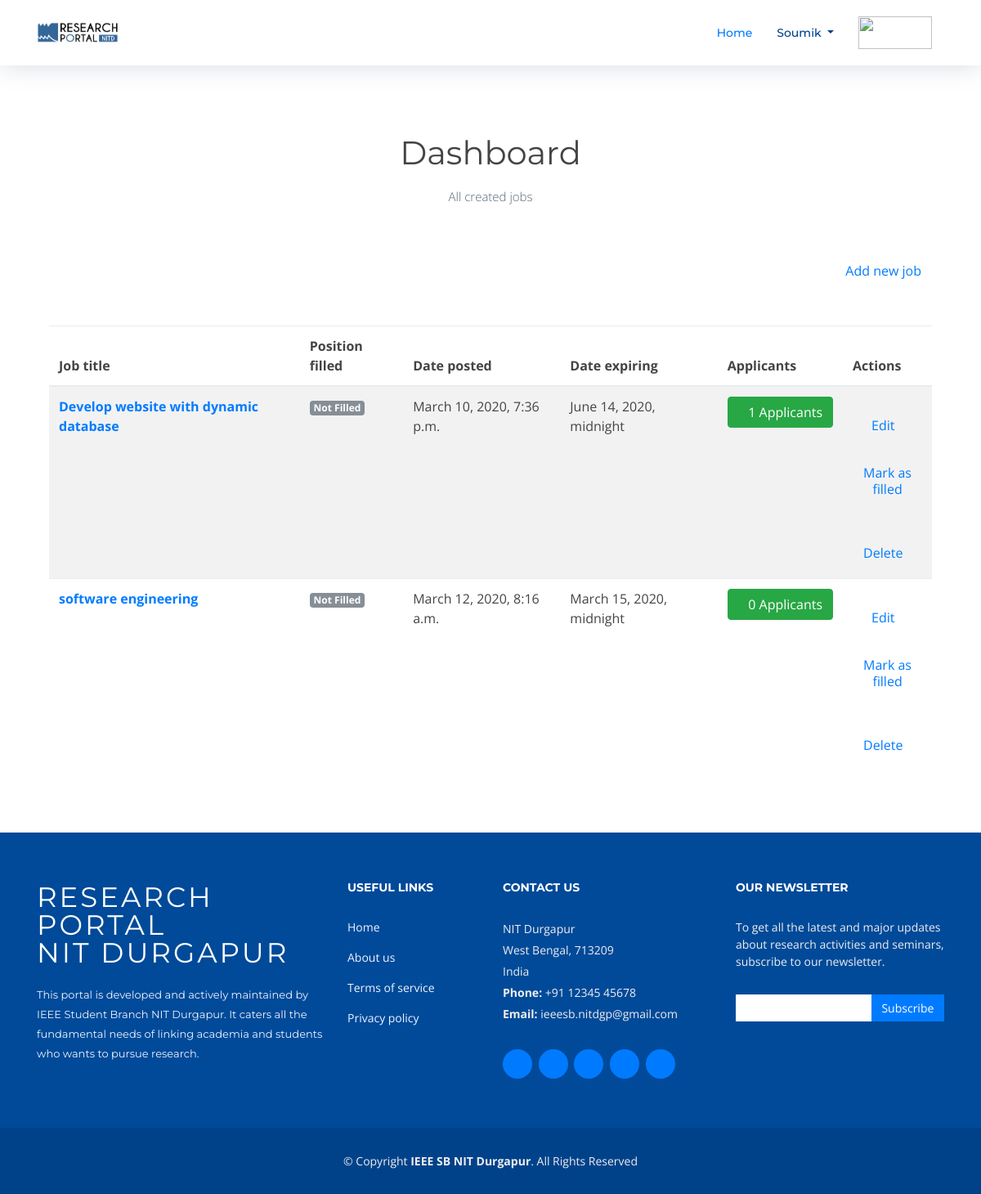
The page /employer/dashboard (signed in) on the database its author committed.
### accounts/models.py (models this page shows, shortened)
class User(AbstractUser):
    username = None
    role = models.CharField(max_length=12, error_messages={
        'required': "Role must be provided"
    })
    gender = models.CharField(max_length=10, blank=True, null=True, default="Other",choices= GENDER_CHOICES )
    YearofStudy = models.CharField(max_length=20, default="First Year" , choices= YEAR_CHOICES)
    RegNo = models.CharField(max_length=9, default="12u10888")
    Dept = models.CharField(max_length=9, default="CSE",choices= Dept_Choices)
    email = models.EmailField(unique=True, blank=False,
                              error_messages={
                                  'unique': "A user with that email already exists.",
                              })
    USERNAME_FIELD = "email"
    REQUIRED_FIELDS = []
    objects = UserManager()

### jobsapp/models.py (models this page shows, shortened)
class Job(models.Model):
    user = models.ForeignKey(User, on_delete=models.CASCADE)
    title = models.CharField(max_length=300)
    description = models.TextField()
    location = models.CharField(max_length=150)
    type = models.CharField(choices=JOB_TYPE, max_length=10)
    category = models.CharField(max_length=100)
    last_date = models.DateTimeField()
    company_name = models.CharField(max_length=100)
    tags = TaggableManager()
    company_description = models.CharField(max_length=300)
    website = models.CharField(max_length=100, default="")
    created_at = models.DateTimeField(default=timezone.now)
    filled = models.BooleanField(default=False)

### jobsapp/views/employer.py (the view)
# urls.py: path('', DashboardView.as_view(), name='employer-dashboard'),
class DashboardView(ListView):
    model = Job
    template_name = 'jobs/employer/dashboard.html'
    context_object_name = 'jobs'
    @method_decorator(login_required(login_url=reverse_lazy('accounts:login')))
    @method_decorator(user_is_employer)
    def dispatch(self, request, *args, **kwargs):
        return super().dispatch(self.request, *args, **kwargs)
    def get_queryset(self):
        return self.model.objects.filter(user_id=self.request.user.id)

### templates/jobs/employer/dashboard.html (shortened to what this page needs)
{% extends 'base.html' %}
{% load static %}
{% block content %}
    <section class="bg-light-gray">
        <div class="container">
            <div class="row">
                <div class="col-lg-8 mx-auto">
                    <h1 class="heading text-center">Dashboard</h1>
                    <p class="lead text-center">All created jobs</p>
                </div>
            </div>
        </div>
    </section>
    <section>
        <div class="container">
            <div class="row">
                <div class="col-lg-12 text-right mb-5"><a href="{% url 'jobs:employer-jobs-create' %}"
                                                          class="btn btn-outline-white-primary">
                    <i class="fa fa-plus"></i>Add new job</a></div>
                <div class="col-lg-12">
                    <div class="table-responsive">
                        <table class="table table-striped table-hover table-client-dashboard">
                            <thead>
                            <tr>
                                <th>Job title</th>
                                <th>Position filled</th>
                                <th>Date posted</th>
                                <th>Date expiring</th>
                                <th>Applicants</th>
                                <th>Actions</th>
                            </tr>
                            </thead>
                            <tbody>
                            {% for job in jobs %}
                                <tr>
                                    <th><a href="{% url 'jobs:jobs-detail' job.id %}">{{ job.title }}</a>
                                    </th>
                                    <td>
                                        {% if job.filled %}
                                            <span class="badge badge-success">Filled</span>
                                        {% else %}
                                            <span class="badge badge-secondary">Not Filled</span>
                                        {% endif %}
                                    </td>
                                    <td>{{ job.created_at }}</td>
                                    <td>{{ job.last_date }}</td>
                                    <td>
                                        <a href="{% url 'jobs:employer-dashboard-applicants' job.id %}"
                                           class="btn btn-success">
                                            <i class="fa fa-users"></i>{{ job.applicants.count }}
                                            <span class="hidden-xs hidden-sm">Applicants</span>
                                        </a>
                                    </td>
                                    <td style="">
                                        <a href="{% url 'jobs:jobs-edit' job.id %}" class="btn btn-outline-white-secondary" style="margin-left: 10px!important;">
                                            <i class="fa fa-edit" style="display: block;"></i>Edit
                                        </a>
                                        <br>
                                        {% if job.filled %}
                                            <a href="{% url 'jobs:job-mark-filled' job.id %}"
                                               class="btn btn-outline-white-secondary">
                                                <i class="fa fa-check-circle-o" style="display: block;"></i>
                                                <span class="hidden-xs hidden-sm">Filled</span>
                                            </a><br>
                                        {% else %}
                                            <a href="{% url 'jobs:job-mark-filled' job.id %}"
                                               class="btn btn-outline-white-secondary" style="display: block;"><i class="fa fa-check-circle-o"></i>
                                                <span class="hidden-xs hidden-sm" style="display: block;">Mark as </span>filled
                                            </a><br>
                                        {% endif %}
                                        <a href="{% url 'jobs:jobs-delete' job.id %}" class="btn btn-outline-white-secondary">
                                            <i class="fa fa-times-circle-o" style="display: block;"></i>Delete
                                        </a>
                                    </td>
                                </tr>
                            {% endfor %}
                            </tbody>
                        </table>
                    </div>
                </div>
            </div>
        </div>
    </section>
{% endblock %}

### templates/base.html (shortened to what this page needs)
{% load static %}
<!DOCTYPE html>
<html>
<head>
  <link rel="stylesheet" href="https://use.fontawesome.com/releases/v5.8.2/css/all.css">
  <link href="{% static "jobsapp/lib/bootstrap/css/bootstrap.min.css" %}" rel="stylesheet">
  <link href="{% static "jobsapp/lib/font-awesome/css/font-awesome.min.css" %}" rel="stylesheet">
  <link href="{% static "jobsapp/lib/animate/animate.min.css" %}" rel="stylesheet">
  <link href="{% static "jobsapp/lib/ionicons/css/ionicons.min.css" %}" rel="stylesheet">
  <link href="{% static "jobsapp/lib/owlcarousel/assets/owl.carousel.min.css" %}" rel="stylesheet">
  <link href="{% static "jobsapp/lib/lightbox/css/lightbox.min.css" %}" rel="stylesheet">
  <link href="{% static "jobsapp/css/style.css" %}" rel="stylesheet">
</head>
<body>
<header id="header" class="fixed-top">
  <div class="container">
    <div class="logo float-left">
      <a href="{% url 'jobs:home-init' %}" class="scrollto"><img src="{% static "jobsapp/img/portal_logo_big3.png" %}" alt="" width="100" height="450"></a>
    </div>
    <nav class="main-nav float-right d-none d-lg-block">
      <ul>
        <li class="active"><a href="/home_initial">Home</a></li>
        {% if request.user.is_authenticated and request.user.role == 'employer' %}
            <li class="nav-item dropdown">
                <a id="clientZone" href="#" data-toggle="dropdown"
                   aria-haspopup="true" aria-expanded="false"
                   class="nav-link dropdown-toggle has-img mb-3 mb-lg-0 mt-3 mt-lg-0">
                    {% if request.user.role == 'employee' %}
                        {{ request.user.first_name }} {{ request.user.last_name }}
                    {% else %}
                        {{ request.user.first_name }}
                    {% endif %}
                </a>
            </li>
        {% endif %}
        <li><a href="{% url 'jobs:home-init' %}" class="scrollto"><img style="margin-top: -10px" src="{% static "jobsapp/img/sb_logo.png" %}" alt="" width="90" height="40"></a></li>
      </ul>
    </nav>
  </div>
</header>
<section id="about">
  <div class="container">
    <header class="section-header">
      <p><br><br></p>
      {% block content %} {% endblock %}
    </header>
  </div>
</section>
<footer id="footer">
  <div class="footer-top">
    <div class="container">
      <div class="row">
        <div class="col-lg-4 col-md-6 footer-info">
          <h3>Research Portal <br> NIT Durgapur</h3>
          <p>This portal is developed and actively maintained by IEEE Student Branch NIT Durgapur. It caters all the fundamental needs of linking academia and students who wants to pursue research.</p>
        </div>
        <div class="col-lg-2 col-md-6 footer-links">
          <h4>Useful Links</h4>
          <ul>
            <li><a href="#">Home</a></li>
            <li><a href="/home_initial">About us</a></li>
            <li><a href="#">Terms of service</a></li>
            <li><a href="#">Privacy policy</a></li>
          </ul>
        </div>
        <div class="col-lg-3 col-md-6 footer-contact">
          <h4>Contact Us</h4>
          <p>
            NIT Durgapur <br>
            West Bengal, 713209<br>
            India <br>
            <strong>Phone:</strong> +91 12345 45678<br>
            <strong>Email:</strong> ieeesb.nitdgp@gmail.com<br>
          </p>
          <div class="social-links">
            <a href="http://ieeesbnitdgp.com/" class="globe"><i class="fa fa-globe"></i></a>
            <a href="https://twitter.com/IEEESBNITD" class="twitter"><i class="fa fa-twitter"></i></a>
            <a href="https://www.facebook.com/nitdgpieeesociety" class="facebook"><i class="fa fa-facebook"></i></a>
            <a href="https://www.instagram.com/ieeesb_nitdgp/" class="instagram"><i class="fa fa-instagram"></i></a>
            <a href="https://www.linkedin.com/company/ieeesbnitdgp" class="linkedin"><i class="fa fa-linkedin"></i></a>
          </div>
        </div>
        <div class="col-lg-3 col-md-6 footer-newsletter">
          <h4>Our Newsletter</h4>
          <p>To get all the latest and major updates about research activities and seminars, subscribe to our newsletter.</p>
          <form action="" method="post">
            <input type="email" name="email"><input type="submit"  value="Subscribe">
          </form>
        </div>
      </div>
    </div>
  </div>
  <div class="container">
    <div class="copyright">
      &copy; Copyright <strong>IEEE SB NIT Durgapur</strong>. All Rights Reserved
    </div>
  </div>
</footer>
</body>
</html>

### jobsapp/static/jobsapp/css/style.css (style rules this page uses)
body { background: #fff; color: #444; font-family: "Open Sans", sans-serif; }
a { color: #007bff; transition: 0.5s; }
p { padding: 0; margin: 0 0 30px 0; }
h1, h2, h3, h4, h5, h6 { font-family: "Montserrat", sans-serif; font-weight: 400; margin: 0 0 20px 0; padding: 0; }
#header { height: 80px; transition: all 0.5s; z-index: 997; transition: all 0.5s; padding: 20px 0; background: #fff; box-shadow: 0px 0px 30px rgba(127, 137, 161, 0.3); }
#header .logo img { padding: 0; margin: 7px 0; max-height: 26px; }
.main-nav, .main-nav * { margin: 0; padding: 0; list-style: none; }
.main-nav > ul > li { position: relative; white-space: nowrap; float: left; }
.main-nav a { display: block; position: relative; color: #004289; padding: 10px 15px; transition: 0.3s; font-size: 14px; font-family: "Montserrat", sans-serif; font-weight: 500; }
.main-nav a:hover, .main-nav .active > a, .main-nav li:hover > a { color: #007bff; text-decoration: none; }
.section-header p { text-align: center; margin: auto; font-size: 15px; padding-bottom: 60px; color: #556877; width: 50%; }
#about { background: #fff; padding: 60px 0; }
#footer { background: #00428a; padding: 0 0 30px 0; color: #eee; font-size: 14px; }
#footer .footer-top { background: #004a99; padding: 60px 0 30px 0; }
#footer .footer-top .footer-info { margin-bottom: 30px; }
#footer .footer-top .footer-info h3 { font-size: 34px; margin: 0 0 20px 0; padding: 2px 0 2px 0; line-height: 1; font-family: "Montserrat", sans-serif; color: #fff; font-weight: 400; letter-spacing: 3px; text-transform: uppercase; }
#footer .footer-top .footer-info p { font-size: 13px; line-height: 24px; margin-bottom: 0; font-family: "Montserrat", sans-serif; color: #ecf5ff; }
#footer .footer-top .social-links a { font-size: 18px; display: inline-block; background: #007bff; color: #fff; line-height: 1; padding: 8px 0; margin-right: 4px; border-radius: 50%; text-align: center; width: 36px; height: 36px; transition: 0.3s; }
#footer .footer-top h4 { font-size: 14px; font-weight: bold; color: #fff; text-transform: uppercase; position: relative; padding-bottom: 10px; }
#footer .footer-top .footer-links { margin-bottom: 30px; }
#footer .footer-top .footer-links ul { list-style: none; padding: 0; margin: 0; }
#footer .footer-top .footer-links ul li { padding: 8px 0; }
#footer .footer-top .footer-links ul li:first-child { padding-top: 0; }
#footer .footer-top .footer-links ul a { color: #ecf5ff; }
#footer .footer-top .footer-contact { margin-bottom: 30px; }
#footer .footer-top .footer-contact p { line-height: 26px; }
#footer .footer-top .footer-newsletter { margin-bottom: 30px; }
#footer .footer-top .footer-newsletter input[type="email"] { border: 0; padding: 6px 8px; width: 65%; }
#footer .footer-top .footer-newsletter input[type="submit"] { background: #007bff; border: 0; width: 35%; padding: 6px 0; text-align: center; color: #fff; transition: 0.3s; cursor: pointer; }
#footer .copyright { text-align: center; padding-top: 30px; }

### rows shown on the page
User: user.first_name "Soumik"
Job: title "Develop website with dynamic database", filled "Not Filled", created_at "March 10, 2020, 7:36 p.m.", last_date "June 14, 2020, midnight", applicants.count "1"
Job: title "software engineering", filled "Not Filled", created_at "March 12, 2020, 8:16 a.m.", last_date "March 15, 2020, midnight", applicants.count "0"
